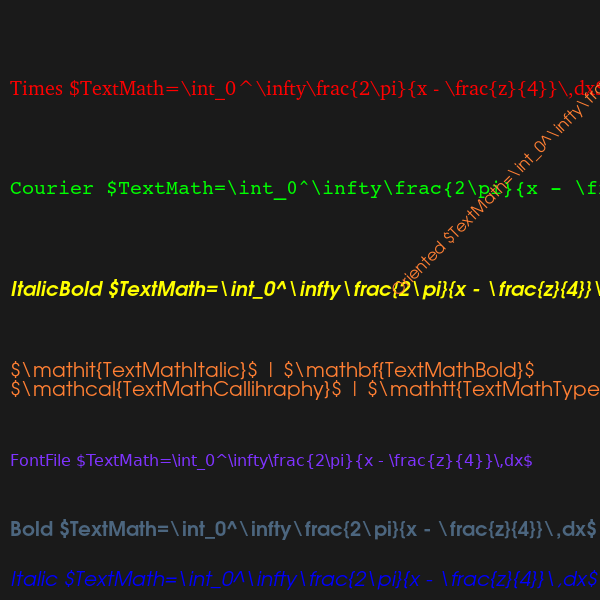

Write Python code to recreate this figure.
#!/usr/bin/env python

# Test vtkTextActor with math text using various font families and styles.

import vtkmodules.vtkInteractionStyle  # noqa: F401
import vtkmodules.vtkRenderingFreeType  # noqa: F401
import vtkmodules.vtkRenderingOpenGL2  # noqa: F401

import os

from vtkmodules.vtkCommonCore import VTK_FONT_FILE
from vtkmodules.vtkRenderingCore import (
    vtkRenderWindow,
    vtkRenderWindowInteractor,
    vtkRenderer,
    vtkTextActor,
)

data_dir = os.environ.get("VPE_DATA_DIR", os.path.dirname(os.path.abspath(__file__)))
font_file = os.path.join(data_dir, "DejaVuSans.ttf")

math_str = "$TextMath=\\int_0^\\infty\\frac{2\\pi}{x - \\frac{z}{4}}\\,dx$"

# Actor 1: Times, red
actor_1 = vtkTextActor()
actor_1.GetTextProperty().SetFontSize(20)
actor_1.GetTextProperty().SetColor(1.0, 0.0, 0.0)
actor_1.GetTextProperty().SetFontFamilyToTimes()
actor_1.SetInput("Times " + math_str)
actor_1.SetPosition(10, 500)

# Actor 2: Courier, green
actor_2 = vtkTextActor()
actor_2.GetTextProperty().SetFontSize(20)
actor_2.GetTextProperty().SetColor(0.0, 1.0, 0.0)
actor_2.GetTextProperty().SetFontFamilyToCourier()
actor_2.SetInput("Courier " + math_str)
actor_2.SetPosition(10, 400)

# Actor 3: italic, blue
actor_3 = vtkTextActor()
actor_3.GetTextProperty().SetFontSize(20)
actor_3.GetTextProperty().SetColor(0.0, 0.0, 1.0)
actor_3.GetTextProperty().SetItalic(1)
actor_3.SetInput("Italic " + math_str)
actor_3.SetPosition(10, 10)

# Actor 4: bold
actor_4 = vtkTextActor()
actor_4.GetTextProperty().SetFontSize(20)
actor_4.GetTextProperty().SetColor(0.3, 0.4, 0.5)
actor_4.GetTextProperty().SetBold(1)
actor_4.SetInput("Bold " + math_str)
actor_4.SetPosition(10, 60)

# Actor 5: italic+bold, yellow
actor_5 = vtkTextActor()
actor_5.GetTextProperty().SetFontSize(20)
actor_5.GetTextProperty().SetColor(1.0, 1.0, 0.0)
actor_5.GetTextProperty().SetBold(1)
actor_5.GetTextProperty().SetItalic(1)
actor_5.SetInput("ItalicBold " + math_str)
actor_5.SetPosition(10, 300)

# Actor 6: oriented 45
actor_6 = vtkTextActor()
actor_6.GetTextProperty().SetFontSize(16)
actor_6.GetTextProperty().SetColor(1.0, 0.5, 0.2)
actor_6.GetTextProperty().SetOrientation(45)
actor_6.SetInput("Oriented " + math_str)
actor_6.SetPosition(400, 300)

# Actor 7: custom font file
actor_7 = vtkTextActor()
actor_7.GetTextProperty().SetFontFamily(VTK_FONT_FILE)
actor_7.GetTextProperty().SetFontFile(font_file)
actor_7.GetTextProperty().SetFontSize(16)
actor_7.GetTextProperty().SetColor(0.5, 0.2, 1.0)
actor_7.SetInput("FontFile " + math_str)
actor_7.SetPosition(10, 130)

# Actor 8: math text font variants
math_variants = (
    "$\\mathit{TextMathItalic}$ | $\\mathbf{TextMathBold}$\n"
    "$\\mathcal{TextMathCallihraphy}$ | $\\mathtt{TextMathTypewriter}$"
)
actor_8 = vtkTextActor()
actor_8.GetTextProperty().SetFontSize(20)
actor_8.GetTextProperty().SetColor(1.0, 0.5, 0.2)
actor_8.SetInput(math_variants)
actor_8.SetPosition(10, 200)

# Renderer
renderer = vtkRenderer()
renderer.SetBackground(0.1, 0.1, 0.1)

renderer.AddActor(actor_1)
renderer.AddActor(actor_2)
renderer.AddActor(actor_3)
renderer.AddActor(actor_4)
renderer.AddActor(actor_5)
renderer.AddActor(actor_6)
renderer.AddActor(actor_7)
renderer.AddActor(actor_8)

# Window
render_window = vtkRenderWindow()
render_window.AddRenderer(renderer)
render_window.SetWindowName("math text fonts")
render_window.SetMultiSamples(0)
render_window.SetSize(600, 600)

# Interactor
interactor = vtkRenderWindowInteractor()
interactor.SetRenderWindow(render_window)

interactor.Initialize()
interactor.Start()
